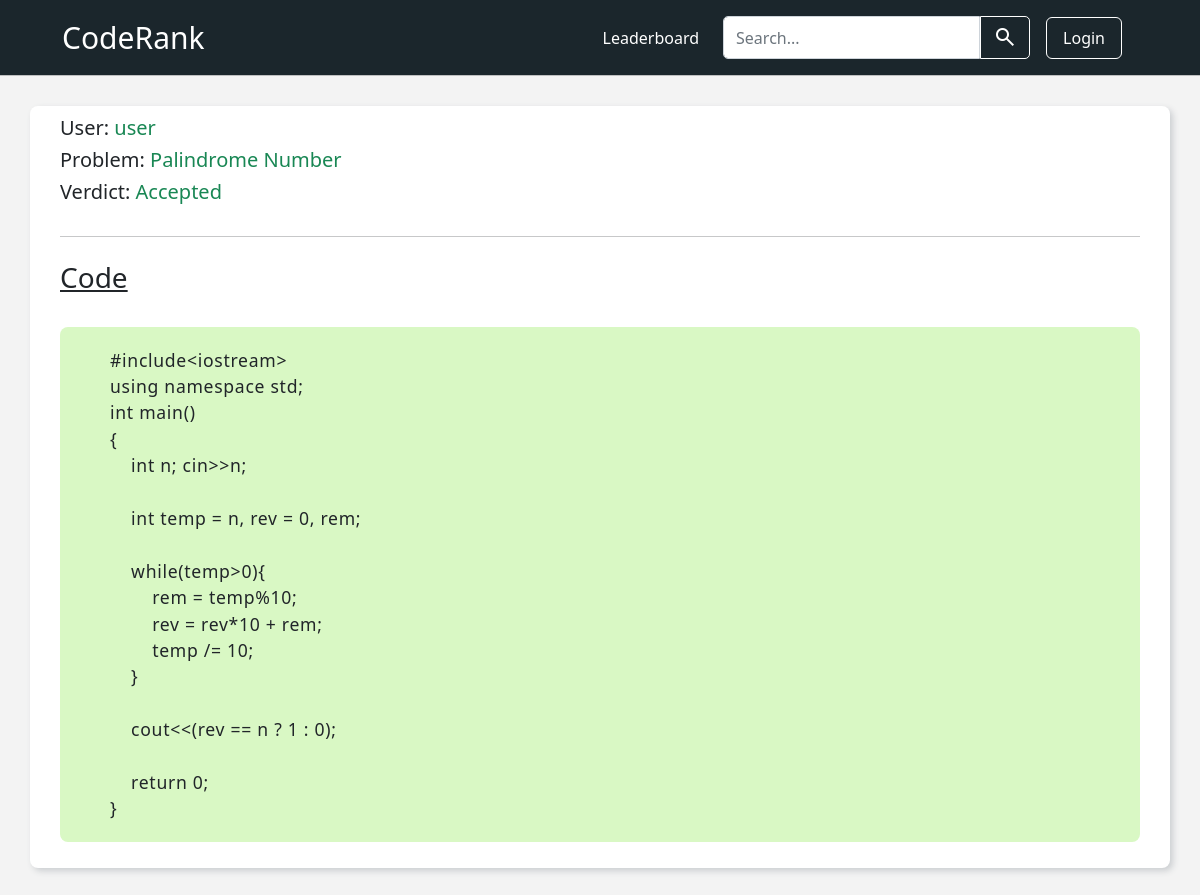
The page /code/3/ on the database its author committed.
### base/models.py (models this page shows, shortened)
class Solution(models.Model):
    curr_user = models.CharField(max_length=100, null=True)
    problem = models.ForeignKey(Problem, on_delete=models.CASCADE)
    verdict = models.CharField(max_length=100)
    submitted_time = models.DateTimeField()
    submitted_code = models.TextField()

class Problem(models.Model):
    name = models.CharField(max_length=100)
    desc = models.TextField()
    topic_tag = models.CharField(max_length=100, null=True)
    difficulty = models.CharField(max_length = 100, null=True)
    status = models.BooleanField(default=False)
    def __str__(self):
        return self.name

### base/views.py (the view)
# urls.py: path('code/<str:pk>/', views.codePage, name='codePage'),
def codePage(request, pk):
    submission = Solution.objects.get(id=pk)
    code = submission.submitted_code
    context = {'submission':submission, 'code':code}
    return render(request, 'base/code.html', context)

### base/templates/base/code.html (shortened to what this page needs)
{% extends 'main.html' %}
{% block content %}
<div class="codePage">
    <div class="code">
        <h5>User: <span class="text-success">{{submission.curr_user}} </span></h5>
        <h5>Problem: <span class="text-success">{{submission.problem}} </span></h5>
        <h5>Verdict: <span class="text-success">{{submission.verdict}} </span></h5>
        <br><hr><br>
        <h3><u>Code</u></h3>
        <br>
        <pre>{{code}}</pre>
    </div>
</div>
{% endblock content %}

### templates/main.html (style rules this page uses)
body { background-color: #f3f3f3; }
hr { margin: 0; padding: 0; }

### base/templates/base/code.html (style rules this page uses)
.codePage { padding: 30px; }
.code { padding: 10px 30px; background-color: #fff; box-shadow: 3px 3px 6px #cbced1; border-radius: 8px; }
pre { font-size: 1.1rem; font-family: inherit; border-radius: 8px; padding: 20px 50px; background-color: #D9F8C4; letter-spacing: .7px; }

### rows shown on the page
Solution: curr_user "user", problem "Palindrome Number", verdict "Accepted", submitted_code "#include<iostream> using namespace std; int main() { int n; cin>>n; int temp = n, rev = 0, rem; while(temp>0){ rem = temp%10; rev = rev*10 + rem; temp /= 10; } cout<<(rev == n ? 1 : 0); return 0; }"
